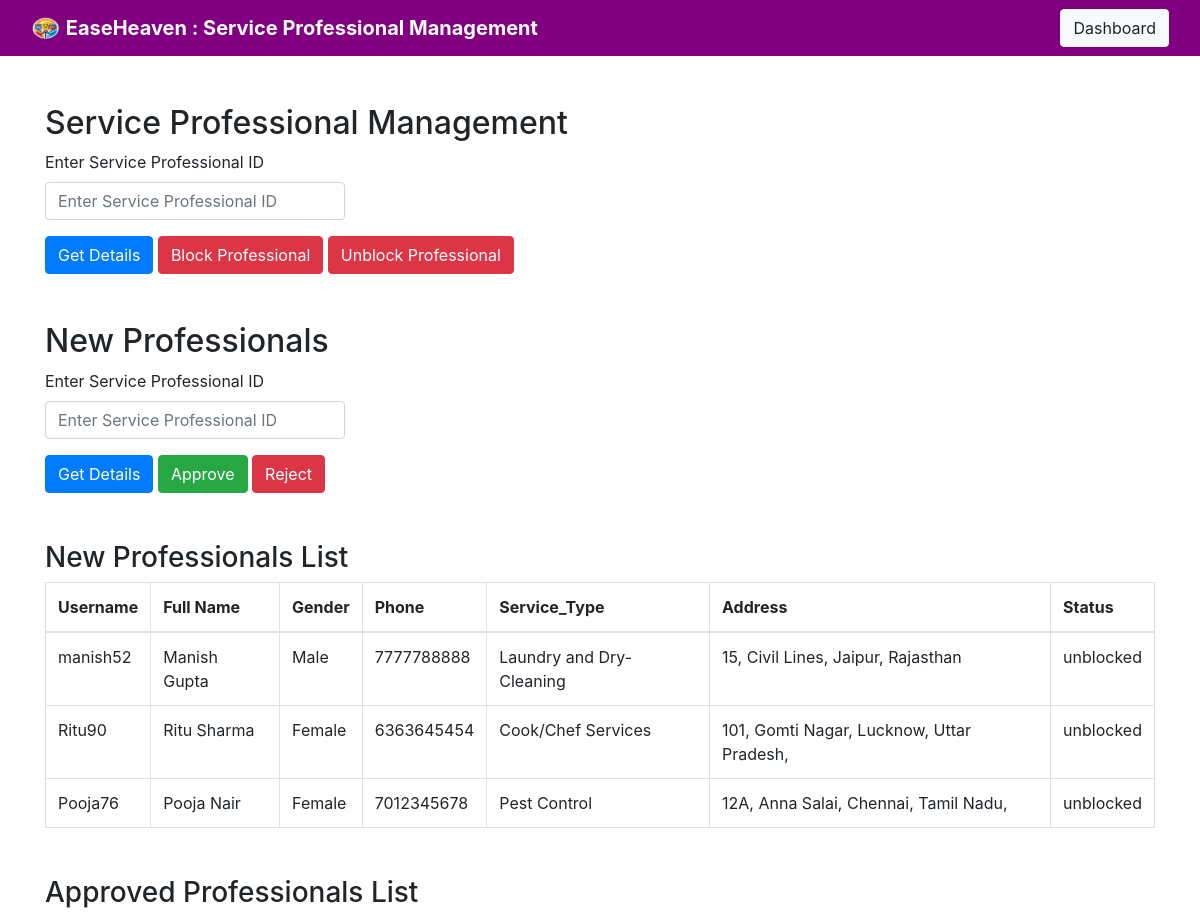
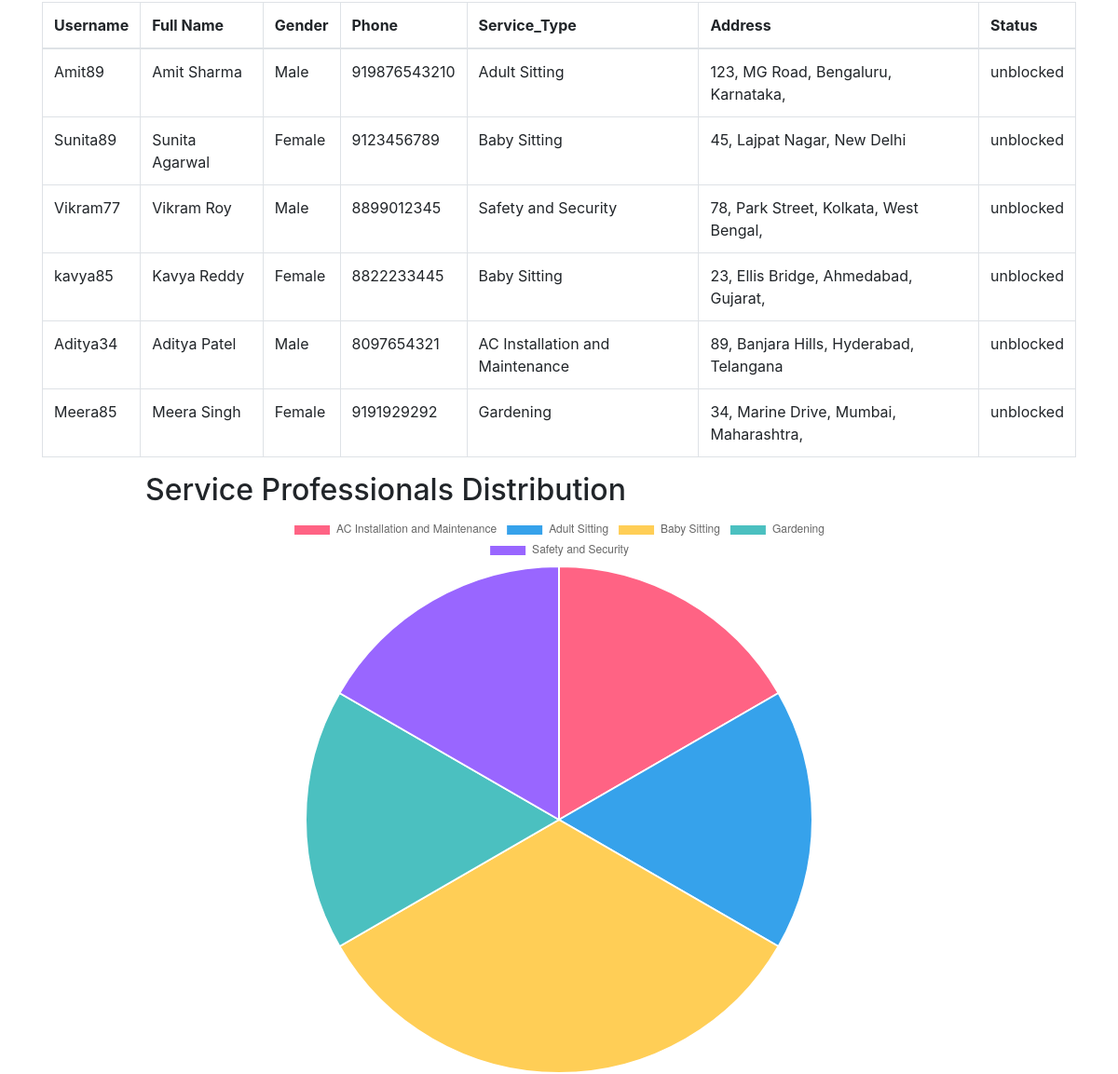
Page /sp_mnt on the committed database (2 pictures, top to bottom).
### tables this page shows
CREATE TABLE "ser_pr" (
	"Username"	TEXT NOT NULL UNIQUE,
	"Password"	NUMERIC NOT NULL,
	"Full_Name"	TEXT NOT NULL,
	"Gender"	TEXT NOT NULL,
	"Address"	TEXT NOT NULL,
	"Pincode"	NUMERIC NOT NULL,
	"Phone"	NUMERIC NOT NULL,
	"Email"	TEXT NOT NULL,
	"Experience"	INTEGER NOT NULL,
	"Service_Type"	INTEGER NOT NULL,
	"Status"	TEXT DEFAULT 'unblocked',
	PRIMARY KEY("Username")
);

CREATE TABLE "Acc_sp" (
	"Username"	REAL NOT NULL,
	"Password"	NUMERIC NOT NULL,
	"Gender"	TEXT NOT NULL,
	"Pincode"	NUMERIC NOT NULL,
	"Phone"	NUMERIC NOT NULL,
	"Address"	TEXT NOT NULL,
	"Email"	TEXT NOT NULL,
	"Status"	TEXT DEFAULT 'unblocked',
	"Service"	TEXT NOT NULL,
	"Full_name"	TEXT NOT NULL,
	"Experience"	NUMERIC NOT NULL,
	PRIMARY KEY("Username")
);

### main.py (the view, shortened to what this page needs)
@app.route('/sp_mnt', methods=['GET', 'POST'])
def sp_mnt():
    conn = sqlite3.connect('customer.db')
    cursor = conn.cursor()
    pr_detail_acc = None
    pr_details = None
    if request.method == 'POST' and 'Get_details' in request.form:
        user_id = request.form.get('username')
        cursor.execute('SELECT Full_Name, Gender, Phone, Status ,Service , Experience , Pincode FROM Acc_sp WHERE Username = ?', (user_id,))
        pr_details = cursor.fetchone()
        if not pr_details:
            flash('Professional not found')
    if request.method == 'POST' and 'block_professional' in request.form:
        user_id = request.form.get('username')
        cursor.execute('UPDATE Acc_sp SET status = "Blocked" WHERE Username = ?', (user_id,))
        conn.commit()
        flash('Customer has been blocked')
    if request.method == 'POST' and 'unblock_professional' in request.form:
        user_id = request.form.get('username')
        cursor.execute('UPDATE Acc_sp SET status = "unblocked" WHERE Username = ?', (user_id,))
        conn.commit()
        flash('professional has been unblocked')
    if request.method == 'POST' and 'reject_professional' in request.form:
        user_id = request.form.get('userid')
        cursor.execute('DELETE FROM ser_pr WHERE Username = ?', (user_id,))
        conn.commit()
    cursor.execute('SELECT Username , Full_Name ,Gender,Phone,Service_Type ,Address , status FROM ser_pr')
    users = cursor.fetchall()
    cursor.execute('SELECT Username , Full_Name ,Gender,Phone,Service ,Address , status FROM Acc_sp')
    table = cursor.fetchall()
    cursor.execute('SELECT Service, COUNT(*) FROM Acc_sp GROUP BY Service')
    service_data = cursor.fetchall()
    labels = [row[0] for row in service_data]
    counts = [row[1] for row in service_data]
    conn.close()
    return render_template('sp_mnt.html', users=users,table=table, pr_details=pr_details, pr_detail_acc=pr_detail_acc ,labels=labels,counts=counts)

### main.py (called while the page is built)
@app.teardown_appcontext
def close_connection(exception):
    db = getattr(g, '_database', None)
    if db is not None:
        db.close()

### templates/sp_mnt.html (shortened to what this page needs)
<!DOCTYPE html>
<html>
<head>
  <link href="https://stackpath.bootstrapcdn.com/bootstrap/4.5.2/css/bootstrap.min.css" rel="stylesheet">
</head>
<body>
  <nav class="navbar" style="background-color: purple;">
    <div class="container-fluid">
      <a class="navbar-brand" href="#" style="font-weight: bold; color: white;">
        <img src="{{ url_for('static', filename='10.png') }}" alt="Logo" width="30" height="24" class="d-inline-block align-text-top">
        EaseHeaven : Service Professional Management
      </a>
      <a href="/admin_ds" class="btn btn-light ml-auto">Dashboard</a>
    </div>
  </nav>
<div class="container mt-5">
  <h2>Service Professional Management</h2>
  <form method="POST" action="/sp_mnt">
  <div class="form-group" style="width:300px">
    <label for="userId">Enter Service Professional ID</label>
    <input type="text" class="form-control" name="username" id="userId" placeholder="Enter Service Professional ID">
  </div>
  <button class="btn btn-primary" name="Get_details">Get Details</button>
  <button class="btn btn-danger" name="block_professional" >Block Professional</button>
  <button class="btn btn-danger" name="unblock_professional" >Unblock Professional</button>
</form>
</div>
<form method="POST" action="/sp_mnt">
<div class="container mt-5">
  <h2>New Professionals</h2>
  <div class="form-group" style="width:300px">
    <label for="userId">Enter Service Professional ID</label>
    <input type="text" name="user" class="form-control" id="userId" placeholder="Enter Service Professional ID">
  </div>
  <button class="btn btn-primary" name="detail" >Get Details</button>
  <button class="btn btn-success" name="approve_professional">Approve</button>
  <button class="btn btn-danger" name="reject_professional" >Reject</button>
</form>
<div class="container mt-5">
    <h3>New Professionals List</h3>
    <table class="table table-bordered">
      <thead>
        <tr>
          <th>Username</th>
          <th>Full Name</th>
          <th>Gender</th>
          <th>Phone</th>
          <th>Service_Type</th>
          <th>Address</th>
          <th>Status</th>
        </tr>
      </thead>
      <tbody>
        {% for user in users %}
        <tr>
          <td>{{ user[0] }}</td>
          <td>{{ user[1] }}</td>
          <td>{{ user[2] }}</td>
          <td>{{ user[3] }}</td>
          <td>{{ user[4] }}</td>
          <td>{{ user[5] }}</td>
          <td>{{ user[6] }}</td>
        </tr>
        {% endfor %}
      </tbody>
    </table>
  </div>
<div class="container mt-5">
    <h3>Approved Professionals List</h3>
    <table class="table table-bordered">
      <thead>
        <tr>
          <th>Username</th>
          <th>Full Name</th>
          <th>Gender</th>
          <th>Phone</th>
          <th>Service_Type</th>
          <th>Address</th>
          <th>Status</th>
        </tr>
      </thead>
      <tbody>
        {% for users in table %}
        <tr>
          <td>{{ users[0] }}</td>
          <td>{{ users[1] }}</td>
          <td>{{ users[2] }}</td>
          <td>{{ users[3] }}</td>
          <td>{{ users[4] }}</td>
          <td>{{ users[5] }}</td>
          <td>{{ users[6] }}</td>
        </tr>
        {% endfor %}
      </tbody>
    </table>
  </div>
  <h2 style="margin-left: 13%;">Service Professionals Distribution</h2>
   <div style="max-width: 600px; margin: auto;">
    <canvas id="serviceChart"></canvas>
</div>
    <script>
        const labels = {{ labels|tojson }};
        const counts = {{ counts|tojson }};
        const ctx = document.getElementById('serviceChart').getContext('2d');
        const serviceChart = new Chart(ctx, {
            type: 'pie',
            data: {
                labels: labels,
                datasets: [{
                    label: 'Number of Professionals',
                    data: counts,
                    backgroundColor: ['#FF6384', '#36A2EB', '#FFCE56', '#4BC0C0', '#9966FF', '#FF9F40'],
                    hoverOffset: 4
                }]
            },
            options: {
                responsive: true,
                plugins: {
                    legend: {
                        position: 'top',
                    }
                }
            }
        });
    </script>
</body>
</html>

### rows in the picture
ser_pr: Username "manish52", Full_Name "Manish Gupta", Gender "Male", Phone "7777788888", Service_Type "Laundry and Dry-Cleaning", Address "15, Civil Lines, Jaipur, Rajasthan", Status "unblocked"
ser_pr: Username "Ritu90", Full_Name "Ritu Sharma", Gender "Female", Phone "6363645454", Service_Type "Cook/Chef Services", Address "101, Gomti Nagar, Lucknow, Uttar Pradesh,", Status "unblocked"
ser_pr: Username "Pooja76", Full_Name "Pooja Nair", Gender "Female", Phone "7012345678", Service_Type "Pest Control", Address "12A, Anna Salai, Chennai, Tamil Nadu,", Status "unblocked"
Acc_sp: Username "Amit89", Full_name "Amit Sharma", Gender "Male", Phone "919876543210", Service "Adult Sitting", Address "123, MG Road, Bengaluru, Karnataka,", Status "unblocked"
Acc_sp: Username "Sunita89", Full_name "Sunita Agarwal", Gender "Female", Phone "9123456789", Service "Baby Sitting", Address "45, Lajpat Nagar, New Delhi", Status "unblocked"
Acc_sp: Username "Vikram77", Full_name "Vikram Roy", Gender "Male", Phone "8899012345", Service "Safety and Security", Address "78, Park Street, Kolkata, West Bengal,", Status "unblocked"
Acc_sp: Username "kavya85", Full_name "Kavya Reddy", Gender "Female", Phone "8822233445", Service "Baby Sitting", Address "23, Ellis Bridge, Ahmedabad, Gujarat,", Status "unblocked"
Acc_sp: Username "Aditya34", Full_name "Aditya Patel", Gender "Male", Phone "8097654321", Service "AC Installation and Maintenance", Address "89, Banjara Hills, Hyderabad, Telangana", Status "unblocked"
Acc_sp: Username "Meera85", Full_name "Meera Singh", Gender "Female", Phone "9191929292", Service "Gardening", Address "34, Marine Drive, Mumbai, Maharashtra,", Status "unblocked"

### other values in the picture
chart data {{ labels|tojson }} ["AC Installation and Maintenance", "Adult Sitting", "Baby Sitting", "Gardening", "Safety and Security"]
chart data {{ counts|tojson }} [1, 1, 2, 1, 1]
